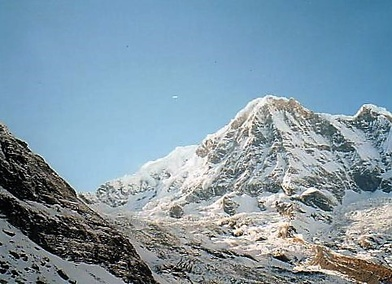
%> input picture test1/1.jpg, 392 x 284 px, shrunk from 482 x 349 before the run, given in place of 1.PNG, which was not available
$ octave generate_mosaics.m   (GNU Octave 9; MATLAB toolbox functions it lacks are replaced by stand-ins)
%> lines starting %> are read from the running program, lines starting %| are printed output that depends on the picture; pictures that were not available may be replaced by others from this repository, and a replacement may not be noted
close all;
clc;
clear;

img_mosaic = cell(4, 1);
for imageset_number = 4
    if imageset_number == 1
        %% imageset 1
        I11 = imread('test1/1.jpg');
        I12 = imread('test1/2.jpg');
        %%
        clear img_input;
        img_input{1} = I11;
        img_input{2} = I12;

    elseif imageset_number == 2
        %% imageset 2
        I21 = imread('test2/1.jpg');
        I22 = imread('test2/2.jpg');
        I23 = imread('test2/3.jpg');
        I24 = imread('test2/4.jpg');
        %%
        clear img_input;
        img_input{1} = I21;
        img_input{2} = I22;
        img_input{3} = I23;
        img_input{4} = I24;

    elseif imageset_number == 3
        %% imageset 3
        I31 = imread('test3/1.jpg');
        I32 = imread('test3/2.jpg');
        I33 = imread('test3/3.jpg');
        I34 = imread('test3/4.jpg');
        I35 = imread('test3/5.jpg');
        I36 = imread('test3/6.jpg');
        I37 = imread('test3/7.jpg');
        I38 = imread('test3/8.jpg');
        I39 = imread('test3/9.jpg');
        %%
        clear img_input;
        img_input{1} = I31;
        img_input{2} = I32;
        img_input{3} = I33;
        img_input{4} = I34;
        img_input{5} = I35;
        img_input{6} = I36;
        img_input{7} = I37;
        img_input{8} = I38;
        img_input{9} = I39;
    elseif imageset_number == 4
        %% imageset 3
        I41 = imread('test4/1.PNG');
%> I41 is the input picture: size 284x392x3 uint8; mean R, G, B 128.8, 152.1, 166.8
        I42 = imread('test4/2.PNG');
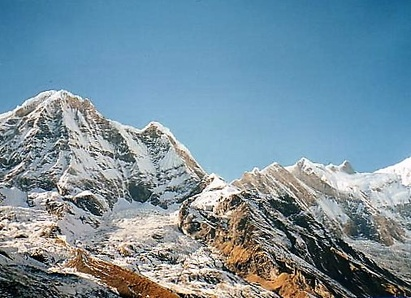
%> input picture test1/2.jpg, 411 x 298 px, shrunk from 506 x 367 before the run, given in place of 2.PNG, which was not available
%> I42 is the input picture: size 298x411x3 uint8; mean R, G, B 119.5, 144.6, 158.7
        I43 = imread('test4/3.PNG');
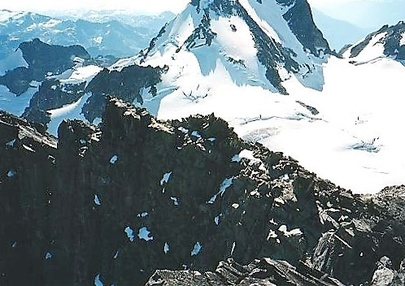
%> input picture test2/3.jpg, 405 x 286 px, shrunk from 498 x 352 before the run, given in place of 3.PNG, which was not available
%> I43 is the input picture: size 286x405x3 uint8; mean R, G, B 116.3, 131, 136.3
        I44 = imread('test4/4.PNG');
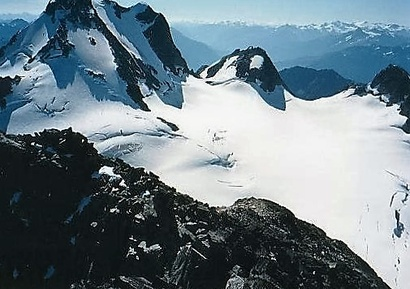
%> input picture test2/4.jpg, 410 x 289 px, shrunk from 505 x 356 before the run, given in place of 4.PNG, which was not available
%> I44 is the input picture: size 289x410x3 uint8; mean R, G, B 110.8, 126.7, 135.4
%> (the run ends here)
